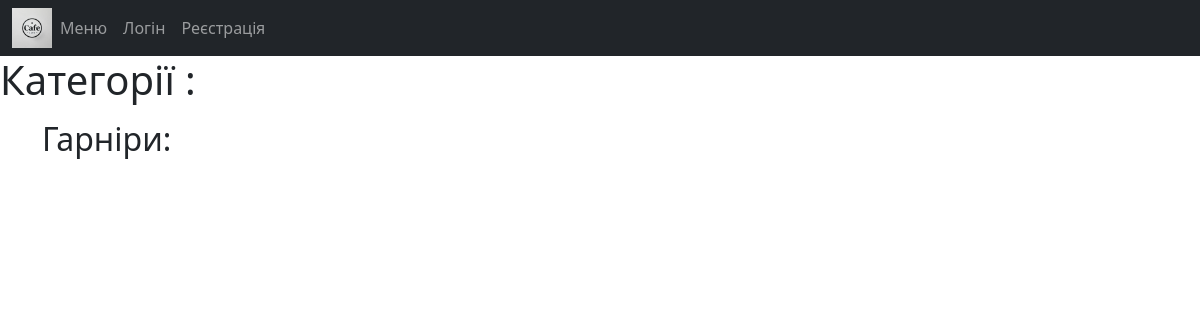
/dishes/, run on an earlier commit of the app's database.
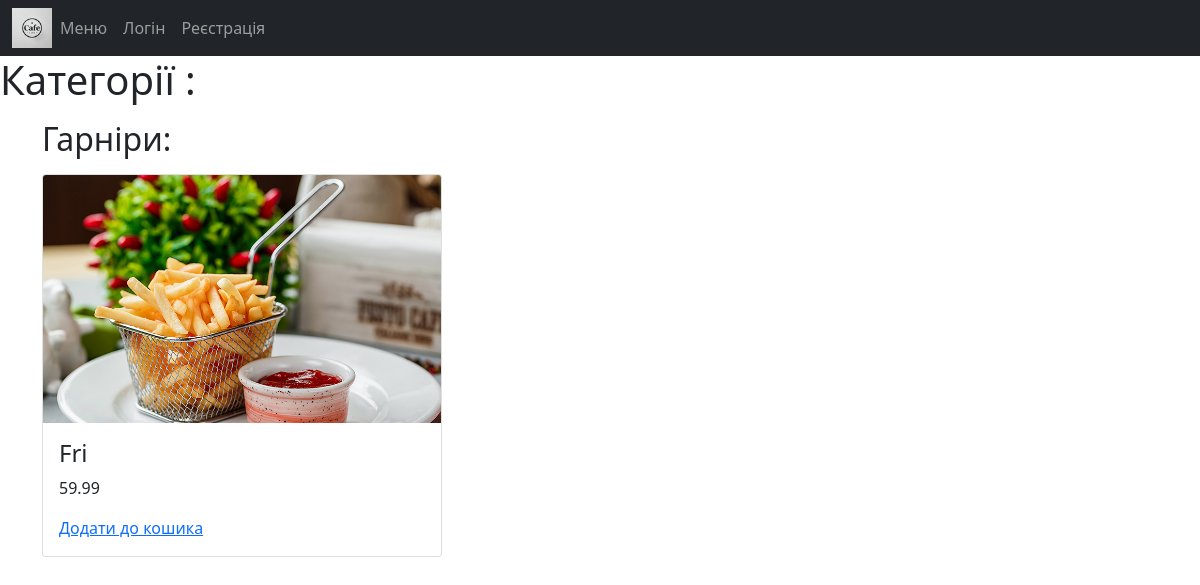
And on a later commit of the database.
### cafeApp/models.py (models this page shows, shortened)
class Dishes(models.Model):
    name = models.CharField(max_length=100, null=True)
    price = models.DecimalField(max_digits=6, decimal_places=2)
    image = models.ImageField(upload_to="dishes/", null=True)

### cafeApp/views.py (the view)
# urls.py: path('dishes/', MenuListView.as_view(), name='dishes-list'),
class MenuListView(ListView):
    model = Dishes
    template_name = "DishesList.html"
    context_object_name = "All_dishes"

### templates/DishesList.html
{% extends 'base.html' %}
{% block content %}
{% load static %}
    <link rel="stylesheet" href="{% static 'style.css' %}">
<h1>Категорії :</h1>
<h2 class="container mt-3">Гарніри:</h2>
{% for item in All_dishes %}
<div class="container mt-3">
  <div class="card" style="width:400px">
    {% if item.image %}
    <img class="card-img-top" src="{{ item.image.url }}" alt="Card image" style="width:100%">
    {% endif %}
    <div class="card-body">
      <h4 class="card-title">{{item.name}}</h4>
      <p class="card-text">{{item.price}}</p>
      <a href="{% url 'cafeApp:add_to_cart' item.pk  %}">Додати до кошика</a>
    </div>
  </div>
  {% endfor %}
{% endblock %}

What changed in the data, as far as the page shows it:
added Dishes: image (picture), name "Fri", price "59.99"
